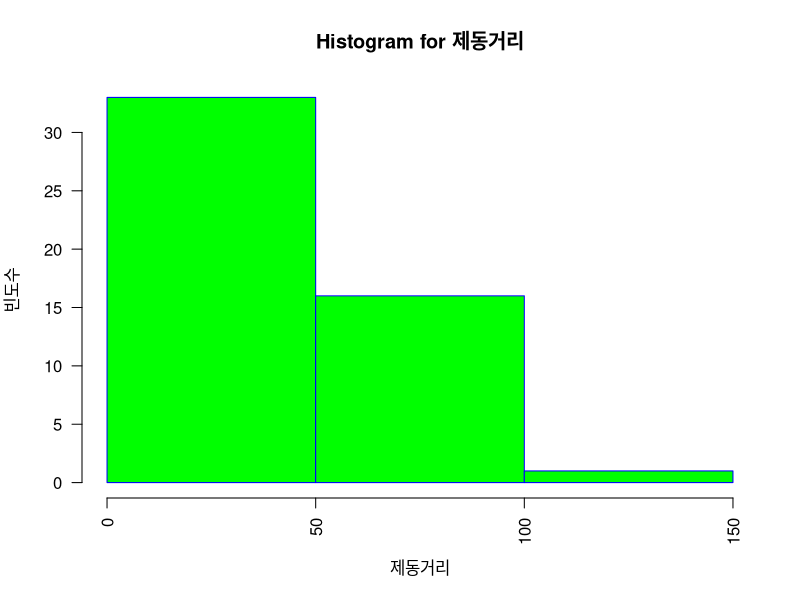
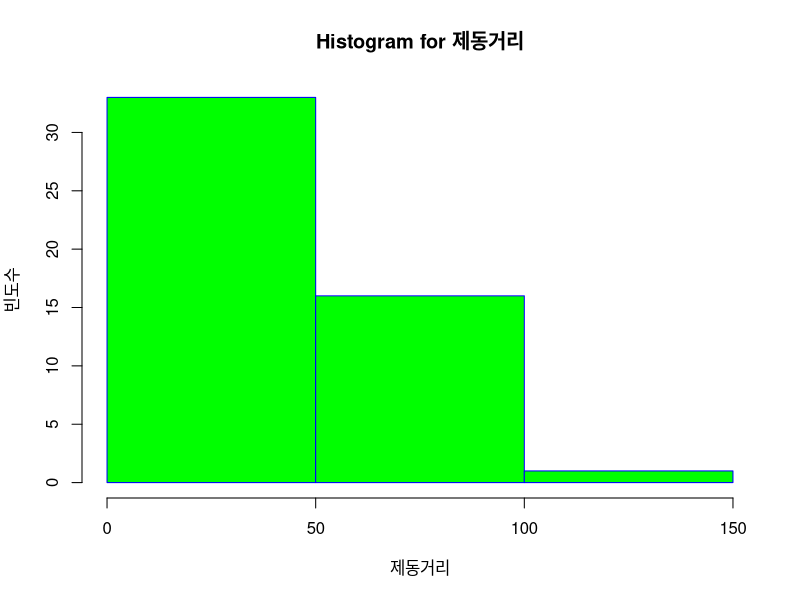
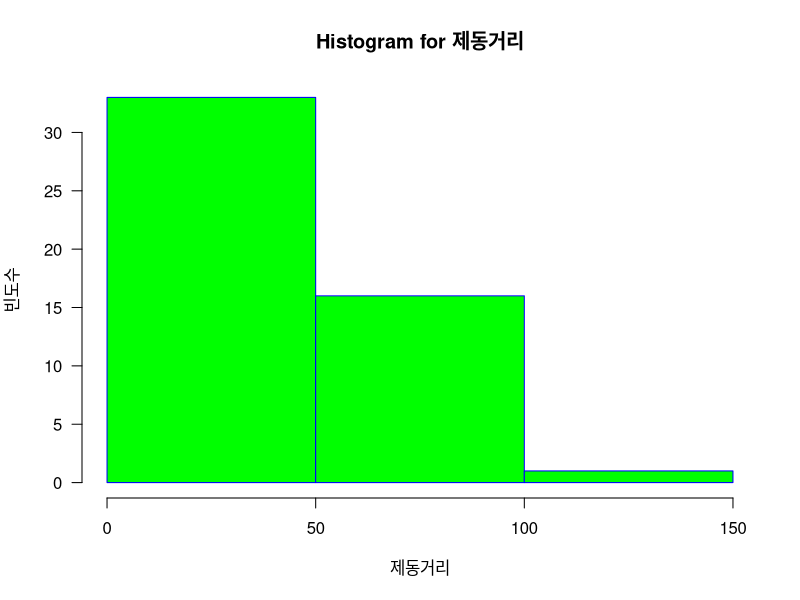
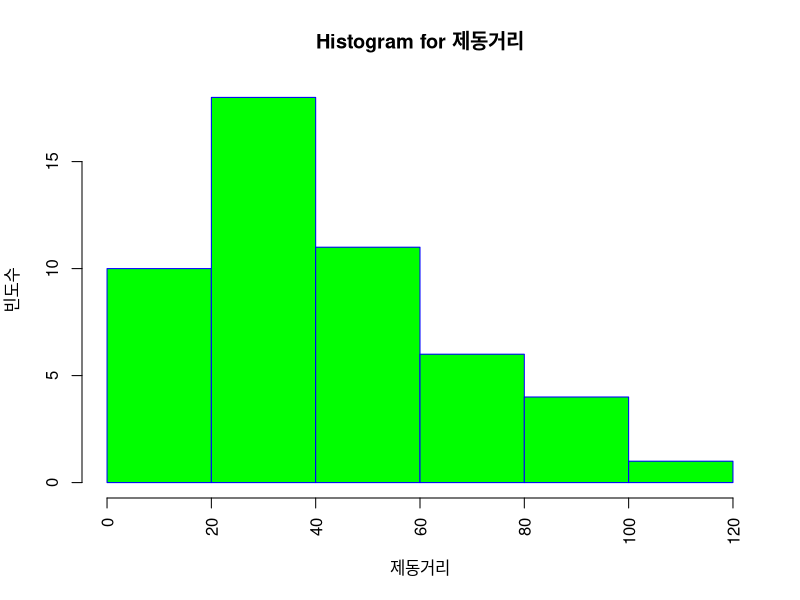
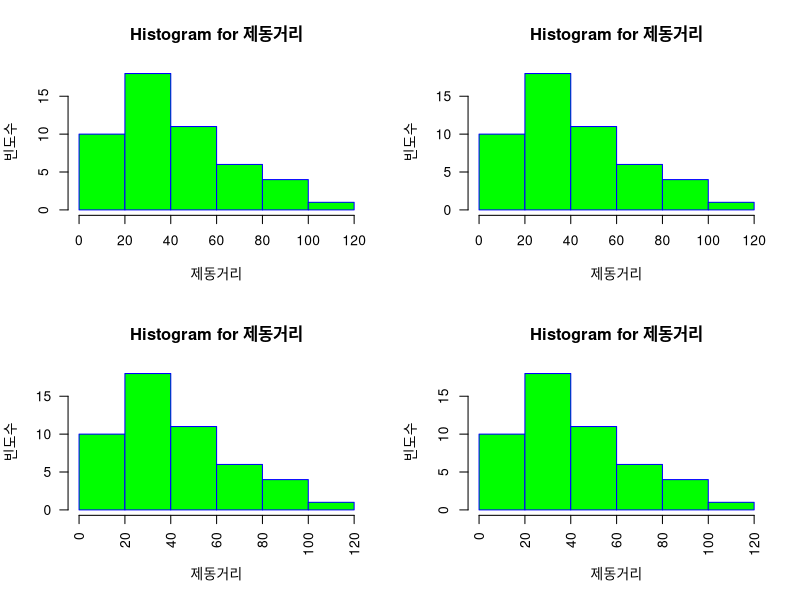
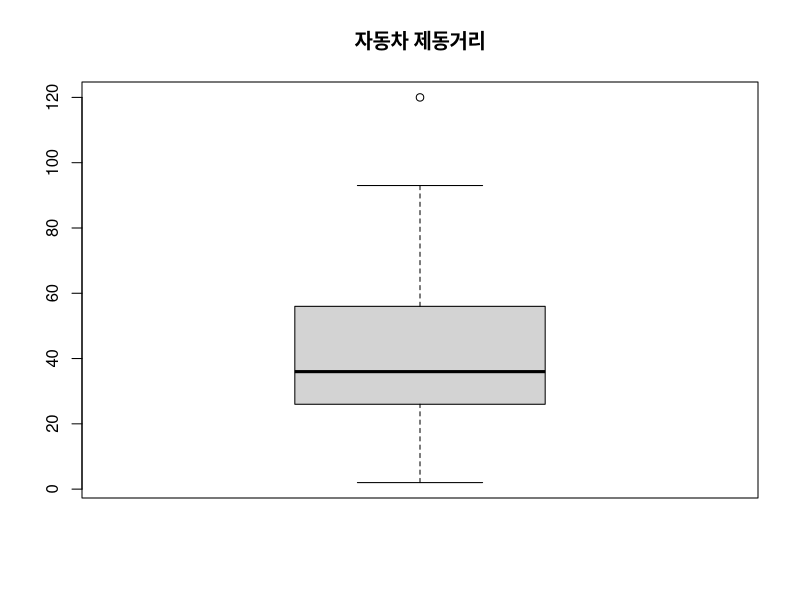
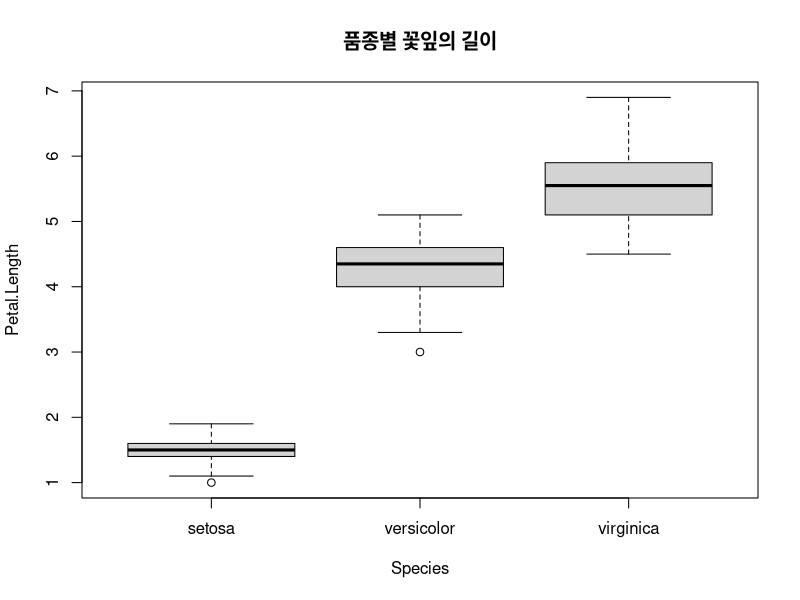
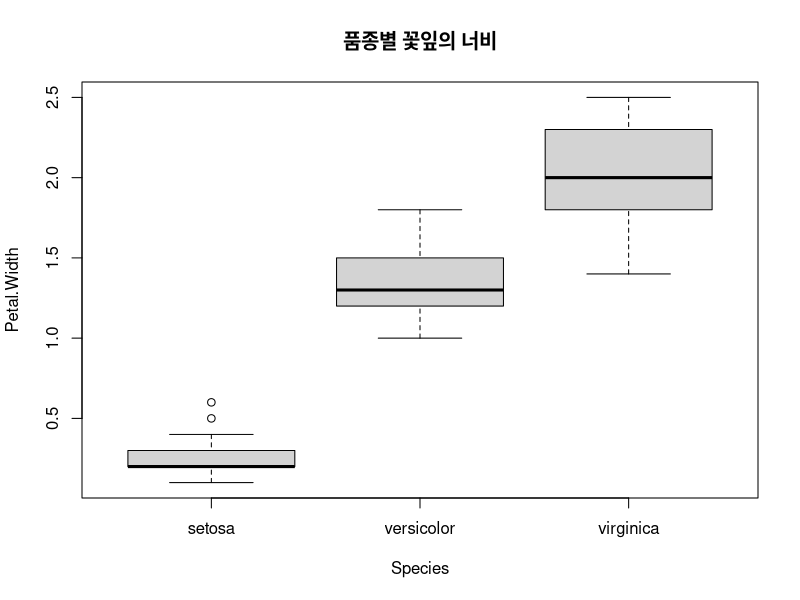

Generate these figures, in order, with R:
# 메모리 제거 
rm(list = ls())

# code 5-05
weight <- c(60, 62, 64, 65, 68, 69)
weight <- c(60, 62, 69, 64, 65, 68)
median(weight)

weight.heavy <- c(weight, 120)
weight
weight.heavy

mean(weight)                    # 평균
mean(weight.heavy)              # 평균

median(weight)                  # 중앙값
median(weight.heavy)            # 중앙값

mean(weight, trim=0.2)          # 절사평균(상하위 20% 제외)
mean(weight.heavy, trim=0.2)    # 절사평균(상하위 20% 제외)

# code 5-06
mydata <- c(60, 62, 64, 65, 68, 69, 120)
quantile(mydata)
quantile(mydata, (0:10)/10)         # 10% 단위로 구간을 나누어 계산
summary(mydata)

mydata <- c(1, 2, 5, 3, 4)
quantile(mydata)
quantile(mydata, (0:10)/10)         # 10% 단위로 구간을 나누어 계산
summary(mydata)

mydata <- c(1, 2, 3, 4)
# median(50%): 2, 3의 평균값
# 25%(Q1): 1과 median()의 평균값, 간략 계산법
# 75%(Q3): median()과 4의 평균값, 간략 계산법
quantile(mydata)
quantile(mydata, (0:10)/10)         # 10% 단위로 구간을 나누어 계산
summary(mydata)

mydata <- c(14, 15, 16, 17, 21, 22, 30, 34, 39, 41, 45, 47)
quantile(mydata)
quantile(mydata, probs=.25, type=7)

quantile(mydata, (0:10)/10)         # 10% 단위로 구간을 나누어 계산
summary(mydata)

# code 5-07
mydata <- c(60, 62, 64, 65, 68, 69, 120)
var(mydata)           # 분산, 평균에서 떨어진 정도
sd(mydata)            # 표준편차
range(mydata)         # 값의 범위

diff(range(mydata))   # 최댓값, 최솟값의 차이
diff(c(150, 22))      # y - x
diff(range(c(150, 22)))
diff(c(10, 100))

# code 5-08
# speed: 속도(마일)
# dist: 제동거리(피트)
cars

str(cars)
head(cars)

dist <- cars[,2]                      # 자동차 제동거리
hist(dist,                            # 자료(data)
     main="Histogram for 제동거리",   # 제목
     xlab ="제동거리",                # x축 레이블
     ylab="빈도수",                   # y축 레이블
     border="blue",                   # 막대 테두리색
     col="green",                     # 막대 색
     las=2,                           # x축 글씨 방향(0~3)
     breaks=2)                        # 막대 개수 조절

hist(dist,                            # 자료(data)
     main="Histogram for 제동거리",   # 제목
     xlab ="제동거리",                # x축 레이블
     ylab="빈도수",                   # y축 레이블
     border="blue",                   # 막대 테두리색
     col="green",                     # 막대 색
     las=0,                           # x축 글씨 방향(0~3)
     breaks=3)                        # 막대 개수 조절

hist(dist,                            # 자료(data)
     main="Histogram for 제동거리",   # 제목
     xlab ="제동거리",                # x축 레이블
     ylab="빈도수",                   # y축 레이블
     border="blue",                   # 막대 테두리색
     col="green",                     # 막대 색
     las=1,                           # x축 글씨 방향(0~3)
     breaks=4)                        # 막대 개수 조절

hist(dist,                            # 자료(data)
     main="Histogram for 제동거리",   # 제목
     xlab ="제동거리",                # x축 레이블
     ylab="빈도수",                   # y축 레이블
     border="blue",                   # 막대 테두리색
     col="green",                     # 막대 색
     las=3,                           # x축 글씨 방향(0~3)
     breaks=5)                        # 막대 개수 조절

#######################################################
par(mfrow=c(2,2))
hist(dist,                            # 자료(data)
     main="Histogram for 제동거리",   # 제목
     xlab ="제동거리",                # x축 레이블
     ylab="빈도수",                   # y축 레이블
     border="blue",                   # 막대 테두리색
     col="green",                     # 막대 색
     las=0,                           # x축 글씨 방향(0~3)
     breaks=5)                        # 막대 개수 조절
hist(dist,                            # 자료(data)
     main="Histogram for 제동거리",   # 제목
     xlab ="제동거리",                # x축 레이블
     ylab="빈도수",                   # y축 레이블
     border="blue",                   # 막대 테두리색
     col="green",                     # 막대 색
     las=1,                           # x축 글씨 방향(0~3)
     breaks="FD")                        # 막대 개수 조절
hist(dist,                            # 자료(data)
     main="Histogram for 제동거리",   # 제목
     xlab ="제동거리",                # x축 레이블
     ylab="빈도수",                   # y축 레이블
     border="blue",                   # 막대 테두리색
     col="green",                     # 막대 색
     las=2,                           # x축 글씨 방향(0~3)
     breaks="Sturges")                        # 막대 개수 조절
hist(dist,                            # 자료(data)
     main="Histogram for 제동거리",   # 제목
     xlab ="제동거리",                # x축 레이블
     ylab="빈도수",                   # y축 레이블
     border="blue",                   # 막대 테두리색
     col="green",                     # 막대 색
     las=3,                           # x축 글씨 방향(0~3)
     breaks="Scott")                        # 막대 개수 조절

par(mfcol=c(2,2))
par(mfrow=c(1,1)) # 전체설정이라 초기화 해줌

dev.off()
# code 5-09
dist <- cars[,2]    # 자동차 제동거리(단위: 피트)
boxplot(dist, main="자동차 제동거리")

# code 5-10
boxplot.stats(dist)
box <- boxplot.stats(dist)
boxplot.stats(dist)$stats
# $stats
# c이 값은 박스 플롯의 주요 통계치를 나타내며, 
# 다섯 개의 숫자 요약 (Five Number Summary)이라고 불립니다. 
# 각각의 값은 다음을 의미합니다:
#   
# 정상범위 내에서의 최소값 (Minimum): 2
# 1사분위수 (Q1, 25th Percentile): 26
# 중앙값 (Median, 50th Percentile): 36
# 3사분위수 (Q3, 75th Percentile): 56
# 정상범위 내에서의 최대값 (Maximum): 93

boxplot.stats(dist)$conf
# $conf: 중앙값의 95% 신뢰구간
# 이 값은 중앙값의 신뢰 구간(Confidence Interval)을 나타냅니다.
# 신뢰 구간은 중앙값의 추정치가 어느 범위에 위치할 것인지 나타내며, 
# 보통 95% 신뢰 구간을 계산합니다.
# 
# 하한 (Lower Bound): 29.29663
# 상한 (Upper Bound): 42.70337
# 이 값들은 중앙값이 해당 범위 내에 있을 것이라는 것을 나타냅니다.

# quantile의4분위와 박스플롯의 4분위는 계산 방법이 다르다
# 박스플롯에서는 이상치를 계산하기 때문에.


# code 5-11
boxplot(Petal.Length~Species, data=iris, main="품종별 꽃잎의 길이")
# boxplot(연속형~범주형, ...)
boxplot(Petal.Width~Species, data=iris, main="품종별 꽃잎의 너비")
boxplot(Petal.Width~Species, data=iris, main="품종별 꽃잎의 너비", las=1)
boxplot(Sepal.Length~Species, data=iris, main="품종별 꽃잎의 너비", las=1)


# stop 201
str(mtcars)
summary(mtcars)
par(mfrow=c(1,3))
# 단일변수 범주형(numeric인데 범주형에 가까움) 자료를 표현
barplot(table(mtcars$carb), 
        main="Barplot of Carburetors",
        xlab="#of carburetors",  
        ylab="frequency",
        col="blue")
barplot(table(mtcars$cyl), 
        main="Barplot of Cylender",
        xlab="#of cylender",  
        ylab="frequency",
        col="red")
barplot(table(mtcars$gear), 
        main="Barplot of Grar",
        xlab="#of gears",  
        ylab="frequency",
        col="green")
par(mfrow=c(1,1)) # 해제

#
dev.off()
mtcars$carb
str(mtcars$carb)
summary(mtcars$carb)

# x축이 범주형
barplot(table(mtcars$carb), 
        main="Barplot of Carburetors",
        xlab="#of carburetors",  
        ylab="frequency",
        col="blue")

# x축이 연속형
hist(mtcars$carb,                           
     main="Hist of Carburetors",
     xlab="#of carburetors",      
     ylab="frequency",          
     col="blue",
     right=F)  
